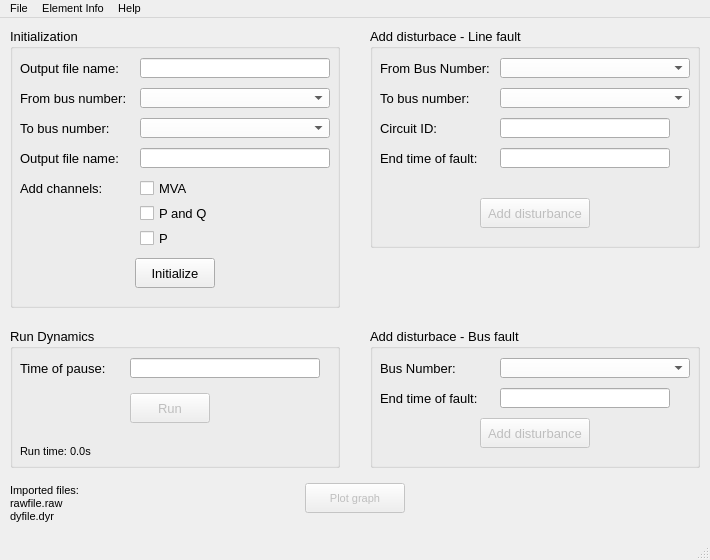
<?xml version="1.0" encoding="UTF-8"?>
<ui version="4.0">
 <class>Window_Branch</class>
 <widget class="QMainWindow" name="Window_Branch">
  <property name="enabled">
   <bool>true</bool>
  </property>
  <property name="geometry">
   <rect>
    <x>0</x>
    <y>0</y>
    <width>710</width>
    <height>560</height>
   </rect>
  </property>
  <property name="minimumSize">
   <size>
    <width>700</width>
    <height>500</height>
   </size>
  </property>
  <property name="font">
   <font>
    <pointsize>8</pointsize>
   </font>
  </property>
  <property name="windowTitle">
   <string>Branch</string>
  </property>
  <widget class="QWidget" name="centralwidget">
   <widget class="QGroupBox" name="groupBox_Initialization">
    <property name="geometry">
     <rect>
      <x>10</x>
      <y>10</y>
      <width>330</width>
      <height>280</height>
     </rect>
    </property>
    <property name="font">
     <font>
      <family>MS Shell Dlg 2</family>
      <pointsize>10</pointsize>
     </font>
    </property>
    <property name="title">
     <string>Initialization</string>
    </property>
    <widget class="QLabel" name="label_FileName">
     <property name="geometry">
      <rect>
       <x>10</x>
       <y>30</y>
       <width>100</width>
       <height>20</height>
      </rect>
     </property>
     <property name="text">
      <string>Output file name:</string>
     </property>
    </widget>
    <widget class="QLineEdit" name="line_FileName">
     <property name="geometry">
      <rect>
       <x>130</x>
       <y>30</y>
       <width>190</width>
       <height>20</height>
      </rect>
     </property>
    </widget>
    <widget class="QLabel" name="label_FromBusNumber">
     <property name="geometry">
      <rect>
       <x>10</x>
       <y>60</y>
       <width>110</width>
       <height>20</height>
      </rect>
     </property>
     <property name="text">
      <string>From bus number:</string>
     </property>
    </widget>
    <widget class="QComboBox" name="cmbox_FromBusNumber">
     <property name="geometry">
      <rect>
       <x>130</x>
       <y>60</y>
       <width>190</width>
       <height>20</height>
      </rect>
     </property>
     <property name="palette">
      <palette>
       <active>
        <colorrole role="Button">
         <brush brushstyle="SolidPattern">
          <color alpha="255">
           <red>255</red>
           <green>255</green>
           <blue>255</blue>
          </color>
         </brush>
        </colorrole>
       </active>
       <inactive>
        <colorrole role="Button">
         <brush brushstyle="SolidPattern">
          <color alpha="255">
           <red>255</red>
           <green>255</green>
           <blue>255</blue>
          </color>
         </brush>
        </colorrole>
       </inactive>
       <disabled>
        <colorrole role="Button">
         <brush brushstyle="SolidPattern">
          <color alpha="255">
           <red>255</red>
           <green>255</green>
           <blue>255</blue>
          </color>
         </brush>
        </colorrole>
       </disabled>
      </palette>
     </property>
     <property name="autoFillBackground">
      <bool>false</bool>
     </property>
    </widget>
    <widget class="QLabel" name="label_AddChannels">
     <property name="geometry">
      <rect>
       <x>10</x>
       <y>150</y>
       <width>100</width>
       <height>20</height>
      </rect>
     </property>
     <property name="text">
      <string>Add channels:</string>
     </property>
    </widget>
    <widget class="QCheckBox" name="chkbox_Mva">
     <property name="geometry">
      <rect>
       <x>130</x>
       <y>150</y>
       <width>100</width>
       <height>20</height>
      </rect>
     </property>
     <property name="text">
      <string>MVA</string>
     </property>
    </widget>
    <widget class="QCheckBox" name="chkbox_Pq">
     <property name="geometry">
      <rect>
       <x>130</x>
       <y>175</y>
       <width>100</width>
       <height>20</height>
      </rect>
     </property>
     <property name="text">
      <string>P and Q</string>
     </property>
    </widget>
    <widget class="QCheckBox" name="chkbox_P">
     <property name="geometry">
      <rect>
       <x>130</x>
       <y>200</y>
       <width>140</width>
       <height>20</height>
      </rect>
     </property>
     <property name="text">
      <string>P</string>
     </property>
    </widget>
    <widget class="QPushButton" name="btn_Initialize">
     <property name="geometry">
      <rect>
       <x>125</x>
       <y>230</y>
       <width>80</width>
       <height>30</height>
      </rect>
     </property>
     <property name="text">
      <string>Initialize</string>
     </property>
    </widget>
    <widget class="QComboBox" name="cmbox_ToBusNumber">
     <property name="geometry">
      <rect>
       <x>130</x>
       <y>90</y>
       <width>190</width>
       <height>20</height>
      </rect>
     </property>
     <property name="palette">
      <palette>
       <active>
        <colorrole role="Button">
         <brush brushstyle="SolidPattern">
          <color alpha="255">
           <red>255</red>
           <green>255</green>
           <blue>255</blue>
          </color>
         </brush>
        </colorrole>
       </active>
       <inactive>
        <colorrole role="Button">
         <brush brushstyle="SolidPattern">
          <color alpha="255">
           <red>255</red>
           <green>255</green>
           <blue>255</blue>
          </color>
         </brush>
        </colorrole>
       </inactive>
       <disabled>
        <colorrole role="Button">
         <brush brushstyle="SolidPattern">
          <color alpha="255">
           <red>255</red>
           <green>255</green>
           <blue>255</blue>
          </color>
         </brush>
        </colorrole>
       </disabled>
      </palette>
     </property>
     <property name="autoFillBackground">
      <bool>false</bool>
     </property>
    </widget>
    <widget class="QLabel" name="label_ToBusNumber">
     <property name="geometry">
      <rect>
       <x>10</x>
       <y>90</y>
       <width>100</width>
       <height>20</height>
      </rect>
     </property>
     <property name="text">
      <string>To bus number:</string>
     </property>
    </widget>
    <widget class="QLabel" name="label_CircuitId">
     <property name="geometry">
      <rect>
       <x>10</x>
       <y>120</y>
       <width>100</width>
       <height>20</height>
      </rect>
     </property>
     <property name="text">
      <string>Output file name:</string>
     </property>
    </widget>
    <widget class="QLineEdit" name="line_CircuitId">
     <property name="geometry">
      <rect>
       <x>130</x>
       <y>120</y>
       <width>190</width>
       <height>20</height>
      </rect>
     </property>
    </widget>
   </widget>
   <widget class="QGroupBox" name="groupBox_Run">
    <property name="geometry">
     <rect>
      <x>10</x>
      <y>310</y>
      <width>330</width>
      <height>140</height>
     </rect>
    </property>
    <property name="font">
     <font>
      <pointsize>10</pointsize>
     </font>
    </property>
    <property name="title">
     <string>Run Dynamics</string>
    </property>
    <widget class="QLabel" name="label_PauseTime">
     <property name="geometry">
      <rect>
       <x>10</x>
       <y>30</y>
       <width>100</width>
       <height>20</height>
      </rect>
     </property>
     <property name="text">
      <string>Time of pause:</string>
     </property>
    </widget>
    <widget class="QLineEdit" name="line_PauseTime">
     <property name="geometry">
      <rect>
       <x>120</x>
       <y>30</y>
       <width>190</width>
       <height>20</height>
      </rect>
     </property>
    </widget>
    <widget class="QPushButton" name="btn_Run">
     <property name="enabled">
      <bool>false</bool>
     </property>
     <property name="geometry">
      <rect>
       <x>120</x>
       <y>65</y>
       <width>80</width>
       <height>30</height>
      </rect>
     </property>
     <property name="text">
      <string>Run</string>
     </property>
     <property name="shortcut">
      <string>F5</string>
     </property>
    </widget>
    <widget class="QLabel" name="lbl_RunTime">
     <property name="geometry">
      <rect>
       <x>10</x>
       <y>115</y>
       <width>110</width>
       <height>16</height>
      </rect>
     </property>
     <property name="font">
      <font>
       <pointsize>8</pointsize>
      </font>
     </property>
     <property name="text">
      <string>Run time: 0.0s</string>
     </property>
    </widget>
   </widget>
   <widget class="QGroupBox" name="groupBox_LineFault">
    <property name="geometry">
     <rect>
      <x>370</x>
      <y>10</y>
      <width>330</width>
      <height>220</height>
     </rect>
    </property>
    <property name="font">
     <font>
      <pointsize>10</pointsize>
     </font>
    </property>
    <property name="title">
     <string>Add disturbace - Line fault</string>
    </property>
    <widget class="QLabel" name="label_lf_FromNumber">
     <property name="geometry">
      <rect>
       <x>10</x>
       <y>30</y>
       <width>110</width>
       <height>20</height>
      </rect>
     </property>
     <property name="text">
      <string>From Bus Number:</string>
     </property>
    </widget>
    <widget class="QLabel" name="label_lf_CircuitId">
     <property name="geometry">
      <rect>
       <x>10</x>
       <y>90</y>
       <width>100</width>
       <height>20</height>
      </rect>
     </property>
     <property name="text">
      <string>Circuit ID:</string>
     </property>
    </widget>
    <widget class="QLabel" name="label_lf_ToNumber">
     <property name="geometry">
      <rect>
       <x>10</x>
       <y>60</y>
       <width>100</width>
       <height>20</height>
      </rect>
     </property>
     <property name="text">
      <string>To bus number:</string>
     </property>
    </widget>
    <widget class="QLabel" name="label_lf_FaultTime">
     <property name="geometry">
      <rect>
       <x>10</x>
       <y>120</y>
       <width>110</width>
       <height>20</height>
      </rect>
     </property>
     <property name="text">
      <string>End time of fault:</string>
     </property>
    </widget>
    <widget class="QComboBox" name="cmbox_Lf_FromNumber">
     <property name="geometry">
      <rect>
       <x>130</x>
       <y>30</y>
       <width>190</width>
       <height>20</height>
      </rect>
     </property>
     <property name="palette">
      <palette>
       <active>
        <colorrole role="Button">
         <brush brushstyle="SolidPattern">
          <color alpha="255">
           <red>255</red>
           <green>255</green>
           <blue>255</blue>
          </color>
         </brush>
        </colorrole>
       </active>
       <inactive>
        <colorrole role="Button">
         <brush brushstyle="SolidPattern">
          <color alpha="255">
           <red>255</red>
           <green>255</green>
           <blue>255</blue>
          </color>
         </brush>
        </colorrole>
       </inactive>
       <disabled>
        <colorrole role="Button">
         <brush brushstyle="SolidPattern">
          <color alpha="255">
           <red>255</red>
           <green>255</green>
           <blue>255</blue>
          </color>
         </brush>
        </colorrole>
       </disabled>
      </palette>
     </property>
     <property name="autoFillBackground">
      <bool>false</bool>
     </property>
    </widget>
    <widget class="QComboBox" name="cmbox_Lf_ToNumber">
     <property name="geometry">
      <rect>
       <x>130</x>
       <y>60</y>
       <width>190</width>
       <height>20</height>
      </rect>
     </property>
     <property name="palette">
      <palette>
       <active>
        <colorrole role="Button">
         <brush brushstyle="SolidPattern">
          <color alpha="255">
           <red>255</red>
           <green>255</green>
           <blue>255</blue>
          </color>
         </brush>
        </colorrole>
       </active>
       <inactive>
        <colorrole role="Button">
         <brush brushstyle="SolidPattern">
          <color alpha="255">
           <red>255</red>
           <green>255</green>
           <blue>255</blue>
          </color>
         </brush>
        </colorrole>
       </inactive>
       <disabled>
        <colorrole role="Button">
         <brush brushstyle="SolidPattern">
          <color alpha="255">
           <red>255</red>
           <green>255</green>
           <blue>255</blue>
          </color>
         </brush>
        </colorrole>
       </disabled>
      </palette>
     </property>
     <property name="autoFillBackground">
      <bool>false</bool>
     </property>
    </widget>
    <widget class="QLineEdit" name="line_Lf_CircuitId">
     <property name="geometry">
      <rect>
       <x>130</x>
       <y>90</y>
       <width>170</width>
       <height>20</height>
      </rect>
     </property>
    </widget>
    <widget class="QLineEdit" name="line_Lf_FaultTime">
     <property name="geometry">
      <rect>
       <x>130</x>
       <y>120</y>
       <width>170</width>
       <height>20</height>
      </rect>
     </property>
    </widget>
    <widget class="QPushButton" name="btn_Lf_AddDisturbance">
     <property name="enabled">
      <bool>false</bool>
     </property>
     <property name="geometry">
      <rect>
       <x>110</x>
       <y>170</y>
       <width>110</width>
       <height>30</height>
      </rect>
     </property>
     <property name="text">
      <string>Add disturbance</string>
     </property>
    </widget>
   </widget>
   <widget class="QGroupBox" name="groupBox_BusFault">
    <property name="geometry">
     <rect>
      <x>370</x>
      <y>310</y>
      <width>330</width>
      <height>140</height>
     </rect>
    </property>
    <property name="font">
     <font>
      <pointsize>10</pointsize>
     </font>
    </property>
    <property name="title">
     <string>Add disturbace - Bus fault</string>
    </property>
    <widget class="QLabel" name="label_bf_BusNumber">
     <property name="geometry">
      <rect>
       <x>10</x>
       <y>30</y>
       <width>110</width>
       <height>20</height>
      </rect>
     </property>
     <property name="text">
      <string>Bus Number:</string>
     </property>
    </widget>
    <widget class="QLabel" name="label_bf_FaultTime">
     <property name="geometry">
      <rect>
       <x>10</x>
       <y>60</y>
       <width>110</width>
       <height>20</height>
      </rect>
     </property>
     <property name="text">
      <string>End time of fault:</string>
     </property>
    </widget>
    <widget class="QComboBox" name="cmbox_Bf_BusNumber">
     <property name="geometry">
      <rect>
       <x>130</x>
       <y>30</y>
       <width>190</width>
       <height>20</height>
      </rect>
     </property>
     <property name="palette">
      <palette>
       <active>
        <colorrole role="Button">
         <brush brushstyle="SolidPattern">
          <color alpha="255">
           <red>255</red>
           <green>255</green>
           <blue>255</blue>
          </color>
         </brush>
        </colorrole>
       </active>
       <inactive>
        <colorrole role="Button">
         <brush brushstyle="SolidPattern">
          <color alpha="255">
           <red>255</red>
           <green>255</green>
           <blue>255</blue>
          </color>
         </brush>
        </colorrole>
       </inactive>
       <disabled>
        <colorrole role="Button">
         <brush brushstyle="SolidPattern">
          <color alpha="255">
           <red>255</red>
           <green>255</green>
           <blue>255</blue>
          </color>
         </brush>
        </colorrole>
       </disabled>
      </palette>
     </property>
     <property name="autoFillBackground">
      <bool>false</bool>
     </property>
    </widget>
    <widget class="QLineEdit" name="line_Bf_FaultTime">
     <property name="geometry">
      <rect>
       <x>130</x>
       <y>60</y>
       <width>170</width>
       <height>20</height>
      </rect>
     </property>
    </widget>
    <widget class="QPushButton" name="btn_Bf_AddDisturbance">
     <property name="enabled">
      <bool>false</bool>
     </property>
     <property name="geometry">
      <rect>
       <x>110</x>
       <y>90</y>
       <width>110</width>
       <height>30</height>
      </rect>
     </property>
     <property name="text">
      <string>Add disturbance</string>
     </property>
    </widget>
   </widget>
   <widget class="QPushButton" name="btn_PlotGraph">
    <property name="enabled">
     <bool>false</bool>
    </property>
    <property name="geometry">
     <rect>
      <x>305</x>
      <y>465</y>
      <width>100</width>
      <height>30</height>
     </rect>
    </property>
    <property name="text">
     <string>Plot graph</string>
    </property>
    <property name="shortcut">
     <string>Ctrl+P</string>
    </property>
   </widget>
   <widget class="QLabel" name="lbl_Imported">
    <property name="geometry">
     <rect>
      <x>10</x>
      <y>465</y>
      <width>160</width>
      <height>40</height>
     </rect>
    </property>
    <property name="font">
     <font>
      <pointsize>8</pointsize>
     </font>
    </property>
    <property name="text">
     <string>Imported files:
rawfile.raw
dyfile.dyr</string>
    </property>
   </widget>
  </widget>
  <widget class="QMenuBar" name="menubar">
   <property name="geometry">
    <rect>
     <x>0</x>
     <y>0</y>
     <width>710</width>
     <height>18</height>
    </rect>
   </property>
   <widget class="QMenu" name="menuImport">
    <property name="title">
     <string>File</string>
    </property>
    <widget class="QMenu" name="menuImport_2">
     <property name="title">
      <string>Import</string>
     </property>
     <addaction name="action_Raw"/>
     <addaction name="action_Sav"/>
     <addaction name="separator"/>
     <addaction name="action_Dyr"/>
     <addaction name="action_Snp"/>
    </widget>
    <addaction name="menuImport_2"/>
    <addaction name="action_PlotGraph"/>
   </widget>
   <widget class="QMenu" name="menuElement_Info">
    <property name="title">
     <string>Element Info</string>
    </property>
    <addaction name="action_Bus"/>
    <addaction name="action_Branch"/>
    <addaction name="action_Machine"/>
    <addaction name="separator"/>
    <addaction name="action_ShowGrid"/>
   </widget>
   <widget class="QMenu" name="menuHelp">
    <property name="title">
     <string>Help</string>
    </property>
   </widget>
   <addaction name="menuImport"/>
   <addaction name="menuElement_Info"/>
   <addaction name="menuHelp"/>
  </widget>
  <widget class="QStatusBar" name="statusbar"/>
  <action name="action_Raw">
   <property name="text">
    <string>RAW</string>
   </property>
   <property name="statusTip">
    <string>Read a Power Flow Raw Data File</string>
   </property>
  </action>
  <action name="action_Sav">
   <property name="text">
    <string>Saved Case</string>
   </property>
   <property name="statusTip">
    <string>Read a Saved Case File</string>
   </property>
  </action>
  <action name="action_Dyr">
   <property name="text">
    <string>Dynamics Data File</string>
   </property>
   <property name="statusTip">
    <string>Read a Dynamics Data File</string>
   </property>
  </action>
  <action name="action_Snp">
   <property name="text">
    <string>Dynamics Snapshot File</string>
   </property>
   <property name="statusTip">
    <string>Read a dynamics Snapshot File</string>
   </property>
  </action>
  <action name="action_Bus">
   <property name="text">
    <string>Bus</string>
   </property>
   <property name="shortcut">
    <string>F9</string>
   </property>
  </action>
  <action name="action_Branch">
   <property name="text">
    <string>Branch</string>
   </property>
   <property name="shortcut">
    <string>F10</string>
   </property>
  </action>
  <action name="action_Machine">
   <property name="text">
    <string>Machine</string>
   </property>
   <property name="shortcut">
    <string>F11</string>
   </property>
  </action>
  <action name="action_PlotGraph">
   <property name="text">
    <string>Plot graph</string>
   </property>
  </action>
  <action name="action_ShowGrid">
   <property name="text">
    <string>Show Grid</string>
   </property>
   <property name="shortcut">
    <string>F12</string>
   </property>
  </action>
 </widget>
 <resources/>
 <connections/>
</ui>
